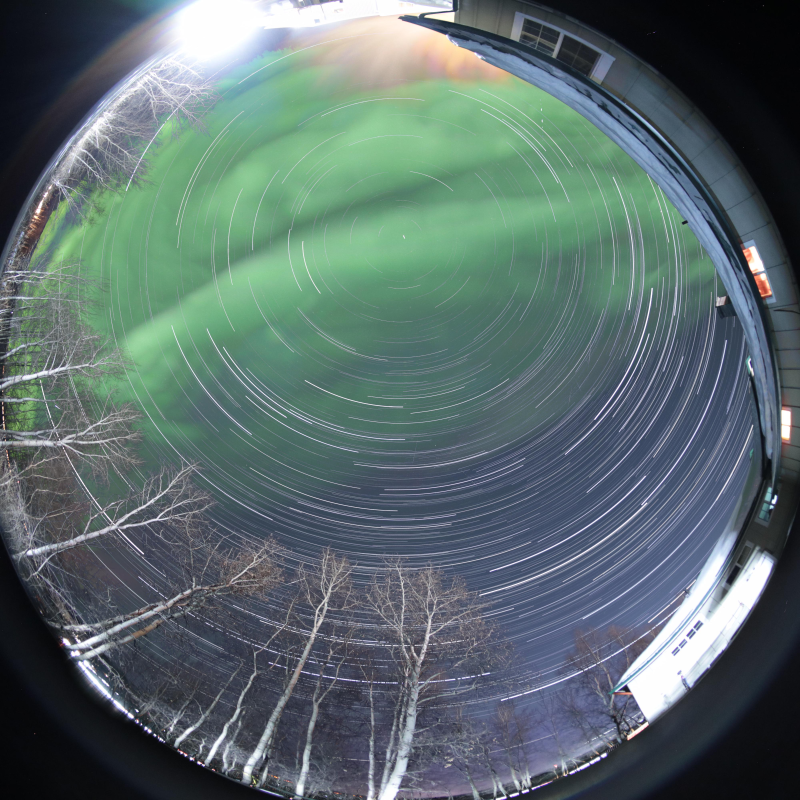
#> input picture 2024-03-13-auroreye07.jpg, 4000 x 4000 px (shown at 1/5 size)
$ python -i keogram.py   (imports and definitions only)
#> lines starting #> are read from the running program, lines starting #| are printed output that depends on the picture
#> further down, picture is the input picture: shape (4000, 4000, 3); mean B, G, R 108.5, 108.5, 90.6
import os
import sys
from re import X
from argparse import ArgumentParser, ArgumentError
import fnmatch
from pathlib import Path
import numpy as np
import json
import cv2
from PIL import Image

class KeogramGenerator():

  def __init__(self):
    self.image_file_list = None
    self.path = None
    self.window = None
    self.rotation = 0
    self.index = 0
    self.declination = 0
    self.prerotate = 0
    self.prescale = 400
    self.geom_dirty = True
    self.color_dirty = True

  # [142 lines left out: functions get_image_file_list, make_keogram, make_contact_sheet, not called in this run]

  def load_image(self):
    img = cv2.imread(os.path.join(self.path, self.image_file_list[self.index]), cv2.IMREAD_COLOR)
    return img

  # [62 lines left out: functions rotate_image, get_rotation_angle, generate_transform_metadata_file, not called in this run]

  def adjust_contrast_brightness_saturation(
      self,
      image: np.ndarray,
      contrast: float = 1.0,   # contrast factor, 1 = no change
      brightness: float = 0.0, # brightness offset, -255..255
      saturation: float = 1.0  # saturation scale, 1 = original, 0 = mono
  ) -> np.ndarray:
    """
    Fast combined contrast + brightness + saturation adjustment for BGR8 image.

    Contrast is centered at 128 (like your previous function).
    Saturation is a linear scale from 0 (mono) to >1 (boosted).
    Brightness is added after contrast.

    Parameters:
        image: BGR uint8
        contrast: float >0
        brightness: float (-255..255)
        saturation: float >=0
    Returns:
        Adjusted BGR uint8 image
    """
#> called with contrast = 1, brightness = 0, saturation = 1
    # 1️⃣ Precompute contrast LUT
    lut = np.clip((np.arange(256) - 128) * contrast + 128 + brightness, 0, 255).astype(np.uint8)

    # Apply contrast + brightness
    img_cb = cv2.LUT(image, lut)

    # 2️⃣ Convert to HSV for saturation scaling
    hsv = cv2.cvtColor(img_cb, cv2.COLOR_BGR2HSV)
#> hsv: shape (4000, 4000, 3); mean H, S, V 95.4, 66.4, 118.1

    # Saturation scaling (fast vectorized)
    s = hsv[:, :, 1].astype(np.float32) * saturation
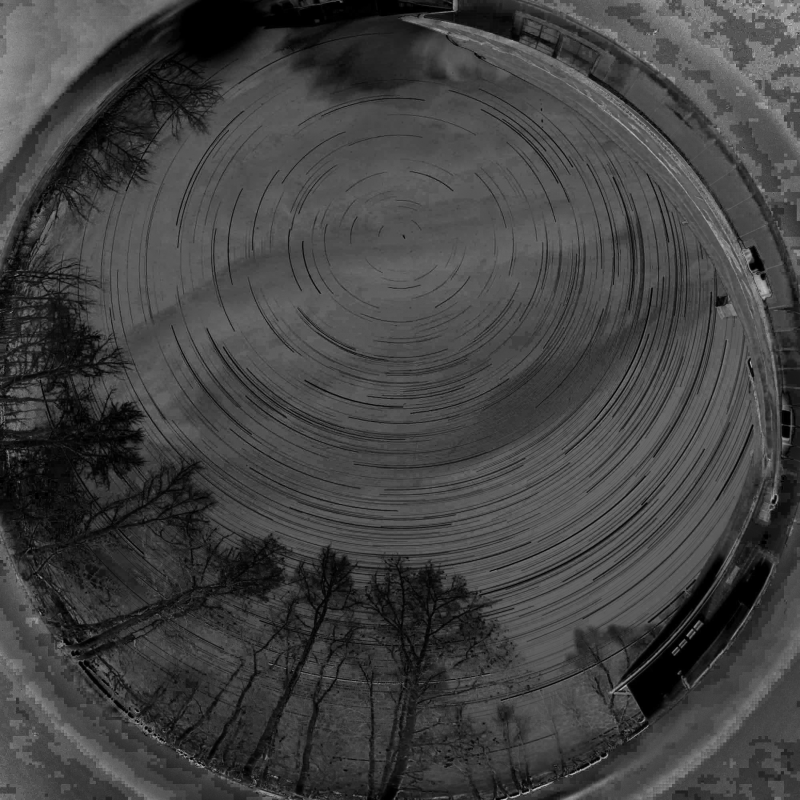
#> s: shape (4000, 4000) float32 (shown at 1/5 size); min 0, max 255, mean 66.4
    hsv[:, :, 1] = np.clip(s, 0, 255).astype(np.uint8)

    # 3️⃣ Convert back to BGR
    return cv2.cvtColor(hsv, cv2.COLOR_HSV2BGR)

  # [40 lines left out: functions denoise, on_toggle_denoise, draw, not called in this run]
    # cv2.resizeWindow(window, 400, 400)


  def on_change_image(self, index):
    self.index = int(index)
    self.draw()


  def on_change_rotation(self, angle):
    self.rotation = angle
    self.draw()


  def on_change_declination(self, value):
    self.declination = value - 50 # slider only goes from 0
    self.draw()

  # [34 lines left out: functions on_change_contrast, on_change_brightness, on_change_saturation, on_change_denoise_h_luminosity, on_change_denoise_h_color, on_change_denoise_template_window_size and 1 more, not called in this run]

  def generate_keogram(self):
    self.make_keogram(self.path, int(self.prescale), float(self.rotation) + float(self.declination))

  def generate_contact_sheet(self):
    self.make_contact_sheet(self.path, int(self.prescale), float(self.rotation) + float(self.declination))

  # [41 lines left out: functions process_cli, get_image_size, folder_status, not called in this run]


# [3 lines not run here, left out]

>>> import cv2
>>> picture = cv2.imread('2024-03-13-auroreye07.jpg')
>>> result = KeogramGenerator().adjust_contrast_brightness_saturation(picture)

$ run again, on allblended357-500.jpg
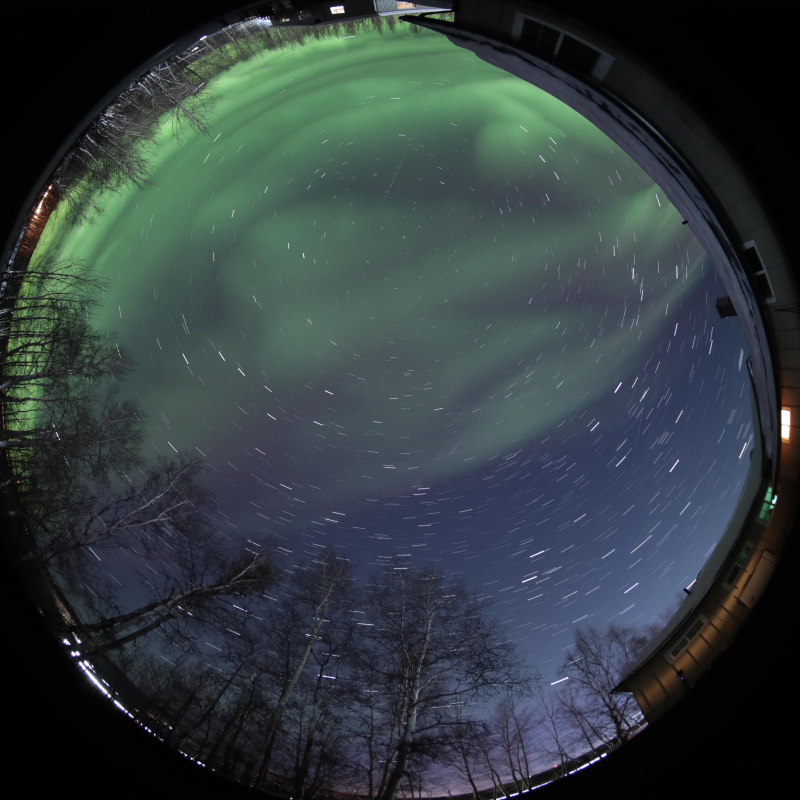
#> input picture allblended357-500.jpg, 4000 x 4000 px (shown at 1/5 size)
#> picture is the input picture: shape (4000, 4000, 3); mean B, G, R 63.8, 61.5, 50.6
#> hsv: shape (4000, 4000, 3); mean H, S, V 77.8, 58.3, 69.6
#> in adjust_contrast_brightness_saturation, `s = hsv[:, :, 1].astype(np.float32) * saturation`:
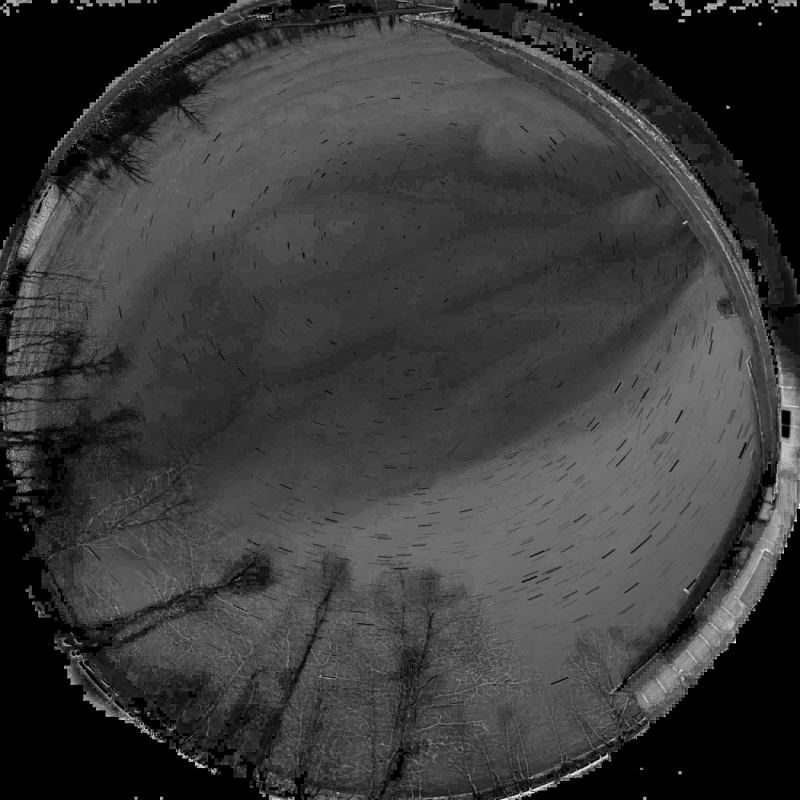
#> s: shape (4000, 4000) float32 (shown at 1/5 size); min 0, max 255, mean 58.3
